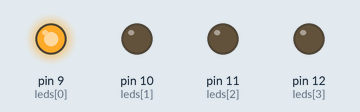
Recording of a sketch running on a simulated Arduino Uno, built with avr-gcc and run on an emulated ATmega328P. On the bench: output pins drawn as LEDs (lit = HIGH).

Above: at 0.5 s.
At 2.5 s:
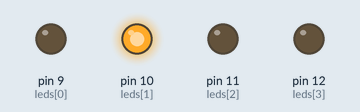
At 4.5 s:
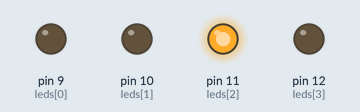
At 6.5 s:
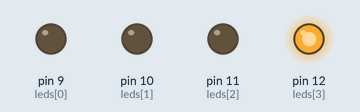
At 9.5 s:
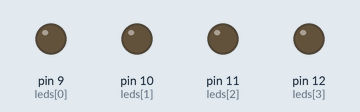
Timing chart, 0 to 10.4 s (numbered marks = the images above):
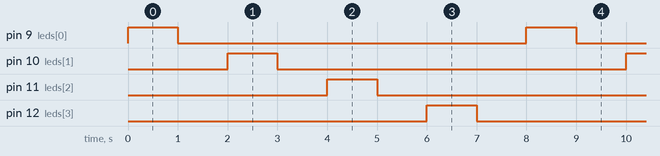

Measured:
- by itself, pin 9 (leds[0]), pin 10 (leds[1]), pin 11 (leds[2]), pin 12 (leds[3]): alternates HIGH for 1.0 s and LOW for 7.0 s
- by itself, everything shown: repeats every 8.0 s, in 8 steps

The sketch:

Proyecto_07.ino
```cpp
int leds[4] = {9,10 ,11 ,12 }; //Define un vector llamado leds, que guarda 4 valores

void setup() {                  //Se ejecuta una vez al iniciar
  for (int i = 0; i < 4; i++) { //Crea un ciclo que se repite 4 veces
    pinMode(leds[i], OUTPUT);   //Define el modo de los leds
  }
}

void loop() {                   //Ejecuta constantemente
  for (int i = 0; i < 4; i++) { //Ejecuta 4 veces
    digitalWrite(leds[i], 1);   //Enciende el led de la primera iteración
    delay(1000);                //Espera un segundo
    digitalWrite(leds[i], 0);   //Apaga el led de la primera iteración
    delay(1000);                //Espera un segundo
  }
}
```
